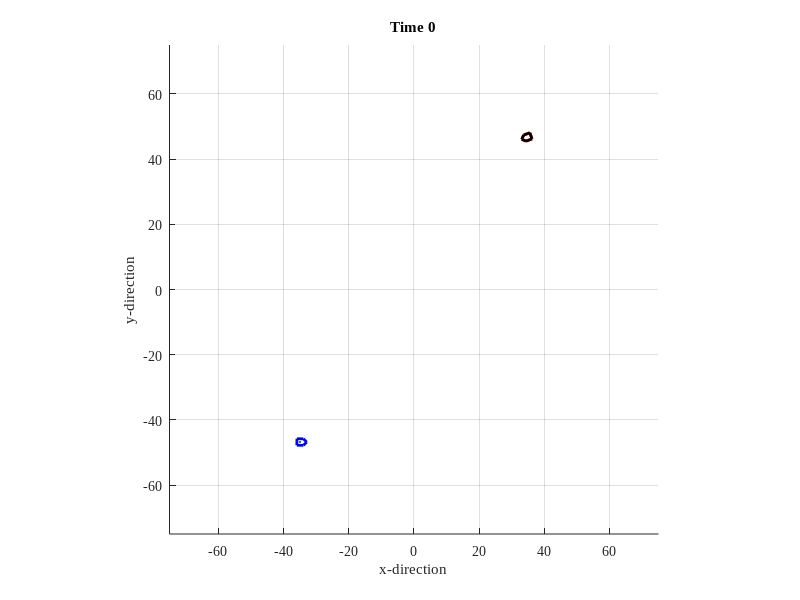

Recreate this plot in MATLAB. (Note: this script raises an error after producing the figure.)
function []=PSO_for_virtual_tracking()
% fuzzy control
% sim car follow virtual target to target
% PSO optimized initial virtual target location
% objective is to minimise car pose error w.r.t. target

clc; clear all; close all; dbstop if error; warning off;
set(0,'defaultaxesfontname','times new roman');

field.range=50;
time.dt=1; time.T=500; %500

[fig]=FigureNew(field);
[car]=CarNew(field); 
[car]=CarNow(car,time,0,0); 
[car]=CarShow(fig,car,0);
[target]=TargetNew(car);
carInit=car; [carInit]=CarShow(fig,carInit,0);
targetInit=target; [targetInit]=TargetShow(fig,target,0);

fis_vel=readfis('MTRN4010_vel.fis');
fis_ang=readfis('MTRN4010_ang.fis');

% define PSO
% you have to decide the number of generations, particles
% the inertia factor, random gain factors
PSO.XLB=5; PSO.XUB=15;
PSO.D=1; PSO.G=10; PSO.N=10; % 20 , 10 
PSO.w=0.5; PSO.cp=2; PSO.cg=2; 
PSO.X=rand(PSO.D,PSO.N); 
PSO.X=PSO.XLB+PSO.X*(PSO.XUB-PSO.XLB);
PSO.Gbest=[]; PSO.gbest=realmax;
PSO.Pbest=PSO.X; PSO.pbest=realmax*ones(PSO.D,PSO.N);
PSO.V=zeros(PSO.D,PSO.N); 

% PSO iterations
for g=1:PSO.G,% generations
  disp(PSO.X);
  for n=1:PSO.N,% particles
    car=carInit; target=targetInit;
    ofs=PSO.X(1,n);% virtual target offset
    % simulate car
    for t=0:time.dt:time.T,
      [target]=TargetNow(t,time,target,ofs);
      [ds]=FindDistance(car,target);
      vel=evalfis(ds,fis_vel); vel=vel*2;
      [dq]=FindAngular(car,target);
      ang=evalfis(dq,fis_ang); ang=ang*2;
      [car]=CarNow(car,time,vel,ang);
    end;
    dx=car.x-target.x; dy=car.y-target.y;
    dq=car.q-target.q; dq=WrapToPi(dq);
    fit(n)=sqrt(dx^2+dy^2+dq^2);
    if fit(n)<PSO.gbest,% update gbest
      PSO.gbest=fit(n); PSO.Gbest=PSO.X(n);
    end;
    if fit(n)<PSO.pbest(n),% update pbest
      PSO.pbest(n)=fit(n); PSO.Pbest=PSO.X(n);
    end;
  end;
  % PSO vel update
  rp=rand(PSO.D,PSO.N); rg=rand(PSO.D,PSO.N);
  PSO.V=PSO.w*PSO.V+rp*PSO.cp.*(PSO.Pbest-PSO.X)+...
    rg*PSO.cg.*(repmat(PSO.Gbest,[1,PSO.N])-PSO.X);
  PSO.X=PSO.X+PSO.V; PSO.X=abs(PSO.X);
  % replace out-of-range particles
  z=find(PSO.X<PSO.XLB);
  PSO.X(z)=PSO.XLB+rand(PSO.D,length(z))*(PSO.XUB-PSO.XLB); 
  z=find(PSO.X>PSO.XUB);
  PSO.X(z)=PSO.XLB+rand(PSO.D,length(z))*(PSO.XUB-PSO.XLB); 
  disp(sprintf('Generation %d Gbest %5.3f gbest %8.6f',g,PSO.Gbest,PSO.gbest));
end;
% show optimized result
car=carInit; target=targetInit;
for t=0:time.dt:time.T,
  [target]=TargetNow(t,time,target,PSO.Gbest);
  [target]=TargetShow(fig,target,t);
  [ds]=FindDistance(car,target);
  vel=evalfis(ds,fis_vel); vel=vel*2;
  [dq]=FindAngular(car,target);
  ang=evalfis(dq,fis_ang); ang=ang*2;
  [car]=CarNow(car,time,vel,ang);
  [car]=CarShow(fig,car,t);
end;
CarAxes(car);


function [fig]=FigureNew(field)
fig.fig=figure('units','normalized','position',[0.3 0.2 0.4 0.5]);
axis(1.5*[-1 1 -1 1]*field.range); hold on; grid on; axis equal;
xlabel('x-direction'); ylabel('y-direction');
fig.ax=axis;

function [target]=TargetNew(car)
target.x=-car.x; target.y=-car.y;
target.q=WrapToPi(rand*2*pi);
target.x_=target.x; target.y_=target.y; 
target.q_=target.q;
target.shape=[ 2 0; 1 1; -1 1; -1 -1; 1 -1; 2 0]';
target.hdL.shape=plot(target.shape(1,:),target.shape(2,:),...
  'color','r','linewidth',2);
target.hdL.shape_=plot(target.shape(1,:),target.shape(2,:),...
  'color','k','linewidth',2);
Rz=[  cos(target.q) -sin(target.q); 
      sin(target.q)  cos(target.q)];
shape=Rz*target.shape+repmat([target.x;target.y],1,6);
set(target.hdL.shape,'xdata',shape(1,:),'ydata',shape(2,:)); 
set(target.hdL.shape_,'xdata',shape(1,:),'ydata',shape(2,:)); 

function [target]=TargetNow(t,time,target,ofs)
ds=50*(1-t/time.T)^3; ds=ds*ofs;
target.x=target.x_-ds*cos(target.q);
target.y=target.y_-ds*sin(target.q);

function [target]=TargetShow(fig,target,t)
Rz=[  cos(target.q) -sin(target.q); 
      sin(target.q)  cos(target.q)];
shape=Rz*target.shape+repmat([target.x;target.y],1,6);
set(target.hdL.shape_,'xdata',shape(1,:),'ydata',shape(2,:)); 
axis(fig.ax); title(sprintf('Time %d',t)); drawnow;

function [ds]=FindDistance(car,target)
dx=target.x-car.x;
dy=target.y-car.y;
ds=sqrt(dx^2+dy^2);

function [dq]=FindAngular(car,target)
dx=target.x-car.x;
dy=target.y-car.y;
q=atan2(dy,dx)-car.q;
dq=WrapToPi(q);

function [q]=WrapToPi(q)
while q<pi,
  q=q+2*pi;
end;
while q>pi,
  q=q-2*pi;
end;

function [car]=CarNew(field)
car.x=(rand-0.5)*field.range*2; 
car.y=(rand-0.5)*field.range*2; 
car.q=WrapToPi(randn*pi);
car.trace=[car.x; car.y; car.q];
car.shape=[ 2 0; 1 1; -1 1; -1 -1; 1 -1; 2 0]';
car.hdL.shape=plot(car.shape(1,:),car.shape(2,:),'color','b','linewidth',2);
car.hdL.trace=plot(car.trace(1,:),car.trace(2,:),'color',[0 0.66 0]);

function [car]=CarNow(car,time,v,w)
car.x=car.x+time.dt*v*cos(car.q);
car.y=car.y+time.dt*v*sin(car.q);
car.q=car.q+time.dt*w;
car.trace(:,end+1)=[car.x; car.y; car.q];

function [car]=CarShow(fig,car,t)
Rz=[  cos(car.q) -sin(car.q); 
      sin(car.q)  cos(car.q)];
shape=Rz*car.shape+repmat([car.x;car.y],1,6);
set(car.hdL.shape,'xdata',shape(1,:),'ydata',shape(2,:)); 
set(car.hdL.trace,'xdata',car.trace(1,:),'ydata',car.trace(2,:));
axis(fig.ax); title(sprintf('Time %d',t)); drawnow;

function []=CarAxes(car)
miX=min(car.trace(1,:));
mxX=max(car.trace(1,:));
miY=min(car.trace(2,:));
mxY=max(car.trace(2,:));
axis([miX mxX miY mxY]+[-1 1 -1 1]*2); axis equal;

